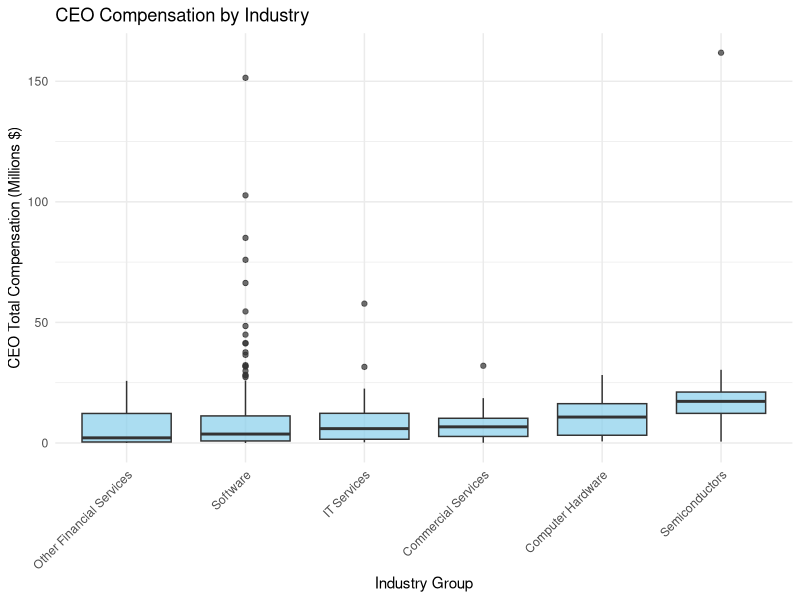
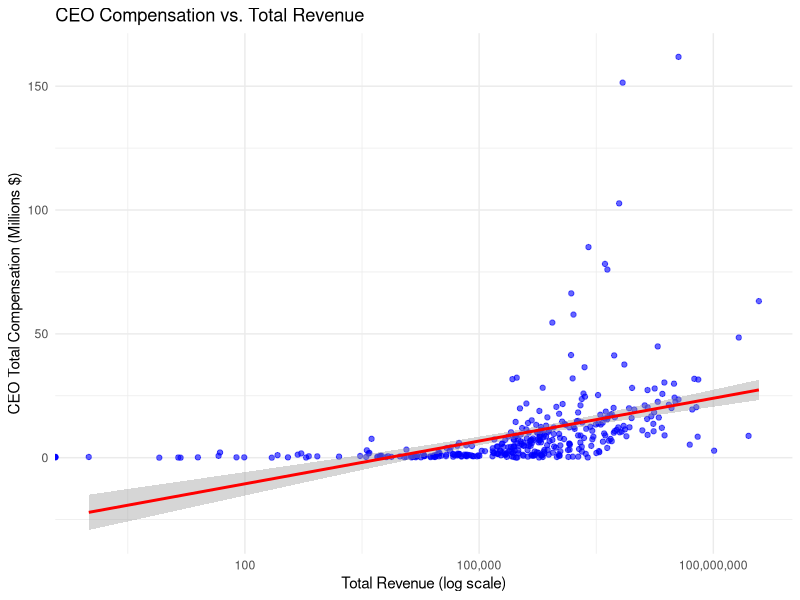
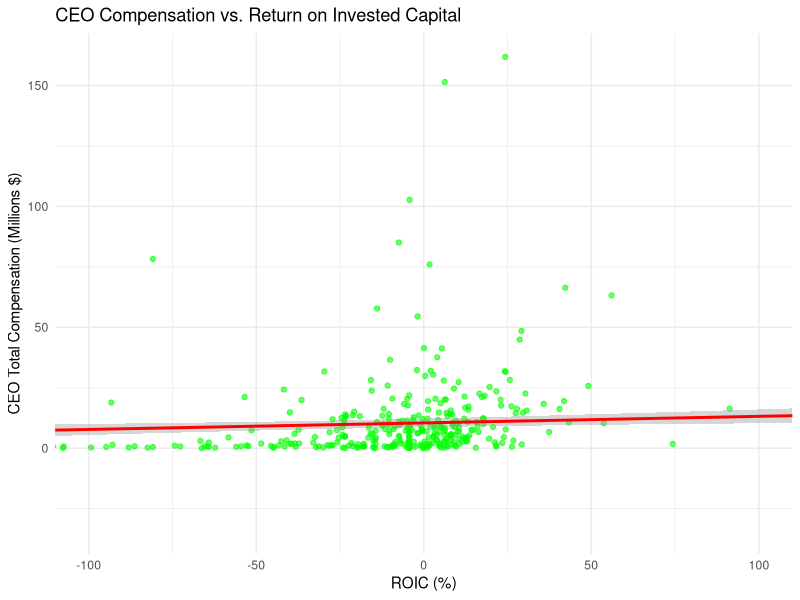
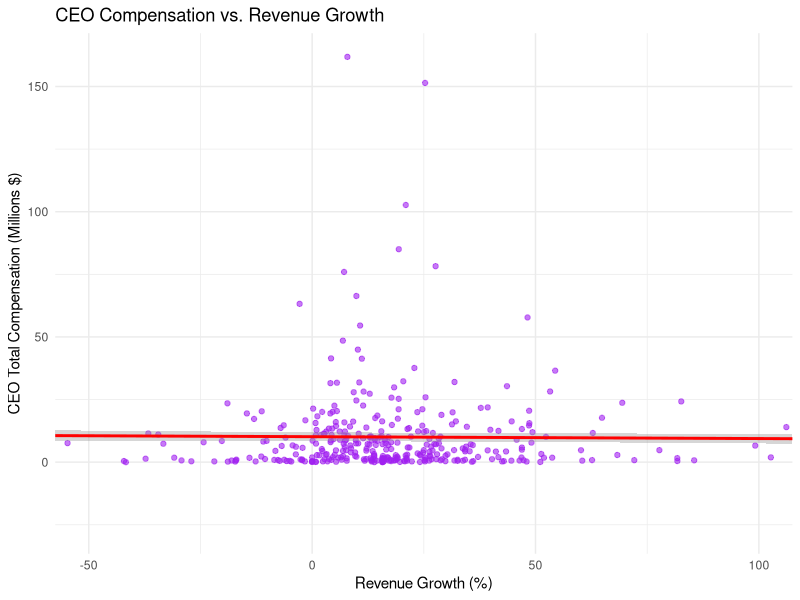
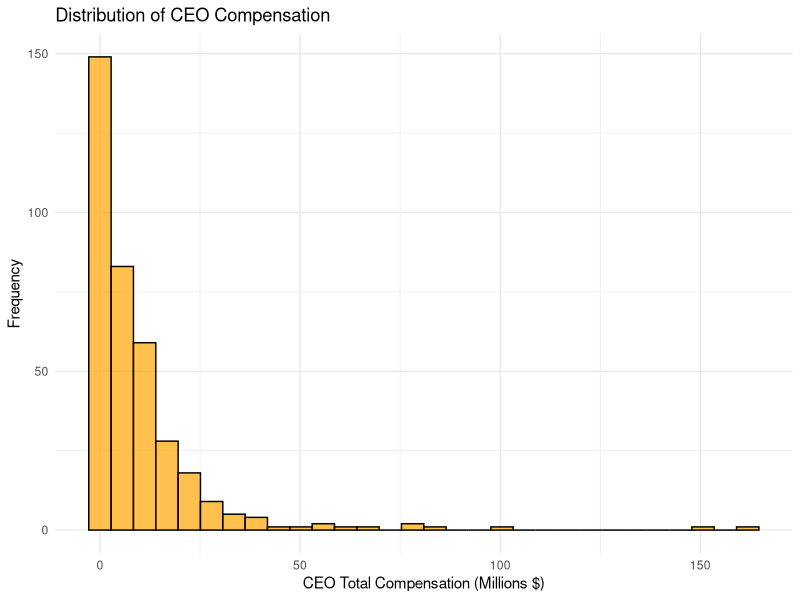
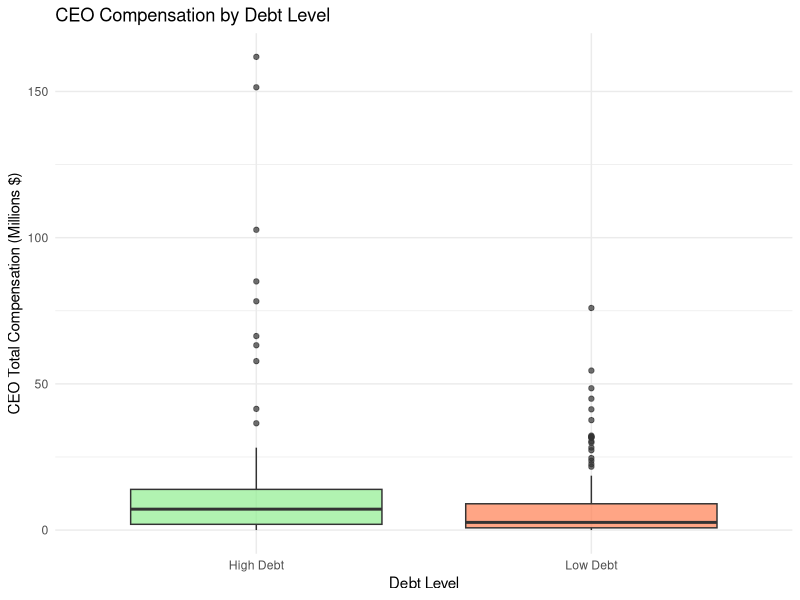
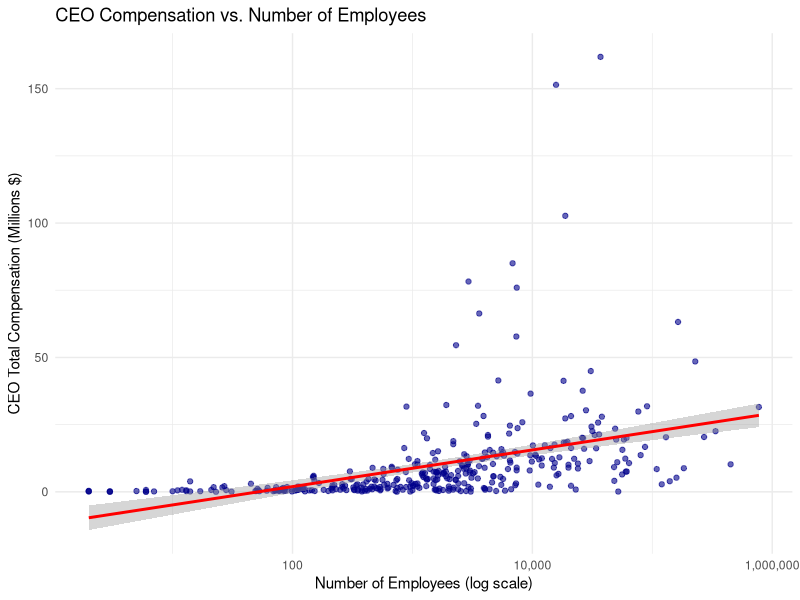
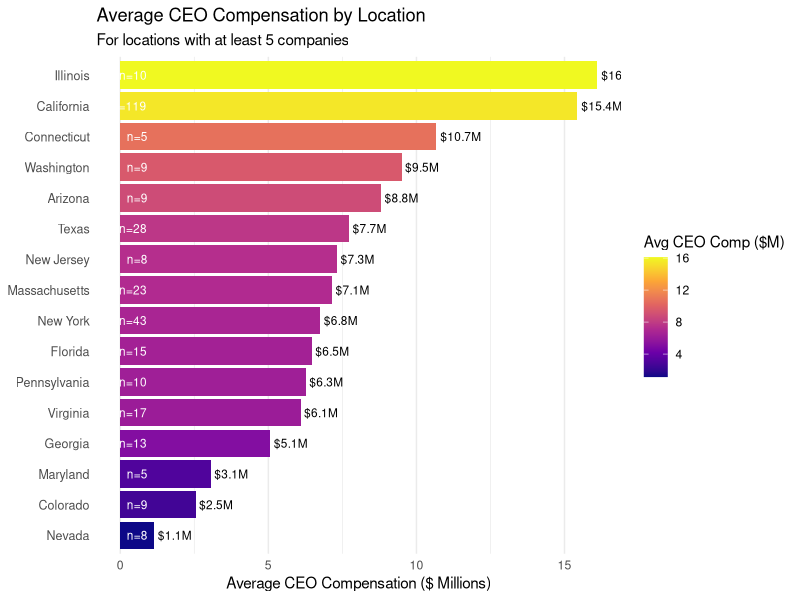

Recreate these plots in R, in order.
## ---- chunk 1

# Loading Required Libraries
library(tidyverse)   # Data manipulation
library(mice)        # Missing data imputation
library(dplyr)

# Loading the Dataset
raw_data <- read.csv("ceo_comp_data.csv", na.strings = c("", "NA"))
raw_data <- raw_data %>% select (-X, -X.1)

# Fixing Column Names
ceo_data <- raw_data %>%
  rename(
    total_revenue = "Total.Revenue..FY.",
    revenue_per_employee= "Revenue.per.Employee..FY.", 
    roic = "ROIC..Return.on.Invested.Capital...FY.",
    net_profit_margin = "Net.Profit.Margin..FY.",
    ebitda_margin = "EBITDA.Margin..FY.",
    revenue_growth = "Revenue...Growth..FY.",
    net_debt = "Net.Debt..FY.",
    debt_to_capital = "Debt.to.Capital..FY.",
    total_assets = "Total.Assets..FY.",
    price_change_ytd = "Price...Change.YTD",
    ev = "EV..FY.",
    hq = "HQ.State.Province",
    primary_industry_group = "Primary.Industry.Group",
    ceo = "CEO",
    ceo_total_comp_mils = "CEO.Total.Compensation..in.millions.",
    employees = "Employees",
    companies = "Companies"
  )

# Viewing the new column names
colnames(ceo_data)

# Viewing Basic Info
str(ceo_data)   # Check structure
summary(ceo_data)  # Summary statistics
print(ceo_data)  # Quick data preview

# Function to clean and convert numeric columns with commas & parentheses
convert_numeric_column <- function(column) {
  column <- as.character(column)  # Ensure it's a character string first
  
  # Remove any leading/trailing spaces
  column <- trimws(column)
  
  # Convert negative values (e.g., "(2,000)" → "-2000")
  column <- gsub("[(),]", "", column)  # Remove parentheses and commas
  column <- ifelse(grepl("^\\(.*\\)$", column), paste0("-", column), column) 
  
  # Convert to numeric
  column <- as.numeric(column)
  
  return(column)
}

# Apply conversion to `total_revenue` & `total_assets`
ceo_data$total_revenue <- convert_numeric_column(ceo_data$total_revenue)
ceo_data$total_assets <- convert_numeric_column(ceo_data$total_assets)
ceo_data$employees <- convert_numeric_column(ceo_data$employees)

# Check if conversion worked
str(ceo_data$total_revenue)
str(ceo_data$total_assets)


numeric_cols <- c("roic", "net_profit_margin", "ebitda_margin", "revenue_growth", 
                   "net_debt", "price_change_ytd", "ev", "revenue_per_employee",
                  "debt_to_capital", "ceo_total_comp_mils")

# Defining function to properly format negative numeric values 
convert_negatives_column <- function(column) {
  column <- as.character(column)  # Convert to character
  
  for (i in seq_along(column)) {  
    if (!is.na(column[i]) && column[i] != "") {  # Skip NA or empty values
      column[i] <- trimws(column[i])  # Remove any leading/trailing spaces
      
      if (grepl("^\\(.*\\)$", column[i])) {  # Check if value has parentheses
        column[i] <- gsub("[(),]", "", column[i])  # Remove parentheses & commas
        column[i] <- as.numeric(column[i]) * -1  # Convert to negative
      } else {
        column[i] <- gsub(",", "", column[i])  # Remove commas from numbers
        column[i] <- as.numeric(column[i])  # Convert normally
      }
      
      # If conversion fails, set it to NA explicitly (to catch errors)
      if (is.na(column[i])) {
        column[i] <- NA
      }
    }
  }
  
  return(as.numeric(column))  # Ensure the final output is numeric
}


# Apply fix to all numeric columns
for (col in numeric_cols) {
  ceo_data[[col]] <- convert_negatives_column(ceo_data[[col]])
}


#  Create a Copy for Imputation
imputed_data <- ceo_data

#  Defining function to impute numeric columns with median
impute_median <- function(column) {
  column[is.na(column)] <- median(column, na.rm = TRUE)
  return(column)
}

# Imputing numeric columns
imputed_data[numeric_cols] <- lapply(imputed_data[numeric_cols], impute_median)


# Defining function to impute categorical columns with mode
mode_impute <- function(column) {
  column[is.na(column)] <- names(sort(table(column), decreasing = TRUE))[1]
  return(column)
}

# Imputing categorical columns 
categorical_cols <- c("primary_industry_group", "hq")  
imputed_data[categorical_cols] <- lapply(imputed_data[categorical_cols], mode_impute)


# Ensuring that all numeric columns are actually numeric type for both 
ceo_data[numeric_cols] <- lapply(ceo_data[numeric_cols], function(x) as.numeric(as.character(x)))
imputed_data[numeric_cols] <- lapply(imputed_data[numeric_cols], function(x) as.numeric(as.character(x)))


# Check the Cleaned Data
summary(ceo_data)
glimpse(ceo_data)

# Check the Imputed Dataset
summary(imputed_data)
glimpse(imputed_data)

#  Optional - Save Cleaned Datasets
# write.csv(ceo_data, "ceo_comp_data_raw.csv", row.names = FALSE)
# write.csv(imputed_data, "ceo_comp_data_imputed.csv", row.names = FALSE)

## ---- chunk 2

## ---- chunk 3

## ---- chunk 4

## ---- chunk 5
# Load necessary libraries
library(tidyverse)
library(ggplot2)
library(car)
library(stats)

# Using the imputed_data dataset from the provided information

# 1. Box plots of CEO compensation by industry with ANOVA test
# First, let's get the top industries by frequency to avoid too many categories
top_industries <- imputed_data %>%
  count(primary_industry_group, sort = TRUE) %>%
  filter(n >= 10) %>% # filter for industries with at least 10 companies
  pull(primary_industry_group)

# Create a filtered dataset with only top industries
industry_filtered <- imputed_data %>%
  filter(primary_industry_group %in% top_industries)

# Create boxplot of CEO compensation by industry
ggplot(industry_filtered, aes(x = reorder(primary_industry_group, ceo_total_comp_mils, FUN = median), 
                              y = ceo_total_comp_mils)) +
  geom_boxplot(fill = "skyblue", alpha = 0.7) +
  theme_minimal() +
  theme(axis.text.x = element_text(angle = 45, hjust = 1)) +
  labs(title = "CEO Compensation by Industry",
       x = "Industry Group",
       y = "CEO Total Compensation (Millions $)")

# Run ANOVA test to check if CEO compensation differs significantly between industries
anova_result <- aov(ceo_total_comp_mils ~ primary_industry_group, data = industry_filtered)
summary(anova_result)

# 2. Scatter plots of CEO comp vs. financial metrics

# CEO comp vs Total Revenue
ggplot(imputed_data, aes(x = total_revenue, y = ceo_total_comp_mils)) +
  geom_point(alpha = 0.6, color = "blue") +
  geom_smooth(method = "lm", color = "red") +
  scale_x_log10(labels = scales::comma) +
  theme_minimal() +
  labs(title = "CEO Compensation vs. Total Revenue",
       x = "Total Revenue (log scale)",
       y = "CEO Total Compensation (Millions $)")

# Calculate correlation
cor_rev_comp <- cor.test(log10(imputed_data$total_revenue + 1), imputed_data$ceo_total_comp_mils)
print(cor_rev_comp)

# CEO comp vs ROIC
ggplot(imputed_data, aes(x = roic, y = ceo_total_comp_mils)) +
  geom_point(alpha = 0.6, color = "green") +
  geom_smooth(method = "lm", color = "red") +
  theme_minimal() +
  labs(title = "CEO Compensation vs. Return on Invested Capital",
       x = "ROIC (%)",
       y = "CEO Total Compensation (Millions $)") +
  coord_cartesian(xlim = c(-100, 100)) # Limit x-axis to exclude extreme outliers

# Calculate correlation (excluding extreme outliers)
roic_filtered <- imputed_data %>% filter(roic > -100 & roic < 100)
cor_roic_comp <- cor.test(roic_filtered$roic, roic_filtered$ceo_total_comp_mils)
print(cor_roic_comp)

# CEO comp vs Revenue Growth
ggplot(imputed_data, aes(x = revenue_growth, y = ceo_total_comp_mils)) +
  geom_point(alpha = 0.6, color = "purple") +
  geom_smooth(method = "lm", color = "red") +
  theme_minimal() +
  labs(title = "CEO Compensation vs. Revenue Growth",
       x = "Revenue Growth (%)",
       y = "CEO Total Compensation (Millions $)") +
  coord_cartesian(xlim = c(-50, 100)) # Limit x-axis to exclude extreme outliers

# Calculate correlation (excluding extreme outliers)
growth_filtered <- imputed_data %>% filter(revenue_growth > -50 & revenue_growth < 100)
cor_growth_comp <- cor.test(growth_filtered$revenue_growth, growth_filtered$ceo_total_comp_mils)
print(cor_growth_comp)

# 3. Test CEO compensation differences based on debt-levels
# First, check the histogram of CEO compensation to determine if normal or skewed
ggplot(imputed_data, aes(x = ceo_total_comp_mils)) +
  geom_histogram(bins = 30, fill = "orange", color = "black", alpha = 0.7) +
  theme_minimal() +
  labs(title = "Distribution of CEO Compensation",
       x = "CEO Total Compensation (Millions $)",
       y = "Frequency")

# Split companies into high and low debt using median as divider
debt_median <- median(imputed_data$debt_to_capital, na.rm = TRUE)
imputed_data$debt_level <- ifelse(imputed_data$debt_to_capital > debt_median, "High Debt", "Low Debt")

# Visualize CEO compensation by debt level
ggplot(imputed_data, aes(x = debt_level, y = ceo_total_comp_mils)) +
  geom_boxplot(fill = c("lightgreen", "coral"), alpha = 0.7) +
  theme_minimal() +
  labs(title = "CEO Compensation by Debt Level",
       x = "Debt Level",
       y = "CEO Total Compensation (Millions $)")

# Test for normality
shapiro.test(imputed_data$ceo_total_comp_mils[1:5000]) # Limited to 5000 samples due to Shapiro-Wilk test limitations

# Based on histogram and normality test, choose appropriate test
# If skewed (likely), use Wilcoxon test
wilcox_result <- wilcox.test(ceo_total_comp_mils ~ debt_level, data = imputed_data)
print(wilcox_result)

# If normal distribution (unlikely), use t-test
t_test_result <- t.test(ceo_total_comp_mils ~ debt_level, data = imputed_data)
print(t_test_result)

# 4. Additional analysis: Company size (employees) vs CEO compensation
ggplot(imputed_data, aes(x = employees, y = ceo_total_comp_mils)) +
  geom_point(alpha = 0.6, color = "darkblue") +
  geom_smooth(method = "lm", color = "red") +
  scale_x_log10(labels = scales::comma) +
  theme_minimal() +
  labs(title = "CEO Compensation vs. Number of Employees",
       x = "Number of Employees (log scale)",
       y = "CEO Total Compensation (Millions $)")

# Calculate correlation
cor_emp_comp <- cor.test(log10(imputed_data$employees + 1), imputed_data$ceo_total_comp_mils)
print(cor_emp_comp)
## Regression Analysis
## ---- chunk 6
# Load required libraries
library(ggplot2)
library(dplyr)
library(viridis)
library(stringr)
library(ggrepel)

# Create location summary statistics
location_summary <- imputed_data %>%
  filter(!is.na(hq)) %>%
  group_by(hq) %>%
  summarize(
    avg_ceo_comp = mean(ceo_total_comp_mils, na.rm = TRUE),
    median_ceo_comp = median(ceo_total_comp_mils, na.rm = TRUE),
    count = n(),
    avg_ev = mean(ev/1e6, na.rm = TRUE),
    avg_employees = mean(employees, na.rm = TRUE)
  ) %>%
  # Filter to include only locations with at least 5 companies
  filter(count >= 5) %>%
  arrange(desc(avg_ceo_comp))

# Print top locations by CEO compensation
print(location_summary)

# Create a bar chart showing average CEO compensation by location
p_location_bar <- ggplot(location_summary, 
                         aes(x = reorder(hq, avg_ceo_comp), 
                             y = avg_ceo_comp, 
                             fill = avg_ceo_comp)) +
  geom_col() +
  geom_text(aes(label = sprintf("$%.1fM", avg_ceo_comp)), 
            hjust = -0.1, size = 3) +
  geom_text(aes(label = sprintf("n=%d", count)),
            y = 1, hjust = 1.1, size = 3, color = "white") +
  coord_flip() +
  scale_fill_viridis_c(option = "plasma") +
  theme_minimal() +
  labs(
    title = "Average CEO Compensation by Location",
    subtitle = "For locations with at least 5 companies",
    x = NULL,
    y = "Average CEO Compensation ($ Millions)",
    fill = "Avg CEO Comp ($M)"
  ) +
  theme(
    panel.grid.major.y = element_blank(),
    axis.text.y = element_text(size = 9)
  )

print(p_location_bar)

# Create a scatter plot comparing CEO compensation vs. enterprise value by location
p_location_scatter <- ggplot(imputed_data %>% 
                              filter(hq %in% location_summary$hq), 
                            aes(x = ev/1e6, 
                                y = ceo_total_comp_mils,
                                color = hq)) +
  geom_point(alpha = 0.7, size = 3) +
  scale_x_log10(labels = scales::comma_format()) +
  scale_color_viridis_d() +
  theme_minimal() +
  labs(
    title = "CEO Compensation vs. Enterprise Value by Location",
    subtitle = "Log scale for EV, top locations by company count",
    x = "Enterprise Value ($ Millions, log scale)",
    y = "CEO Compensation ($ Millions)",
    color = "Headquarters"
  ) +
  theme(legend.position = "right")

print(p_location_scatter)

# Create a location comparison visualization
p_location_comparison <- ggplot(location_summary, 
                             aes(x = avg_ev, 
                                 y = avg_ceo_comp, 
                                 size = count,
                                 color = avg_ceo_comp)) +
  geom_point(alpha = 0.8) +
  geom_text_repel(aes(label = hq), 
                 size = 3,
                 box.padding = 0.5,
                 point.padding = 0.5,
                 force = 2) +
  scale_x_log10(labels = scales::comma_format()) +
  scale_size_continuous(range = c(3, 10)) +
  scale_color_viridis_c(option = "plasma") +
  theme_minimal() +
  labs(
    title = "CEO Compensation vs. Enterprise Value by Location",
    subtitle = "Bubble size indicates number of companies in each location",
    x = "Average Enterprise Value ($ Millions, log scale)",
    y = "Average CEO Compensation ($ Millions)",
    size = "Number of Companies",
    color = "Avg CEO Comp ($M)"
  )

print(p_location_comparison)

# Location boxplot to show distribution
p_location_boxplot <- ggplot(imputed_data %>% 
                              filter(hq %in% location_summary$hq), 
                            aes(x = reorder(hq, ceo_total_comp_mils, FUN = median), 
                                y = ceo_total_comp_mils,
                                fill = median(ceo_total_comp_mils))) +
  geom_boxplot() +
  coord_flip() +
  scale_fill_viridis_c(option = "plasma") +
  theme_minimal() +
  labs(
    title = "Distribution of CEO Compensation by Location",
    subtitle = "For locations with at least 5 companies",
    x = NULL,
    y = "CEO Compensation ($ Millions)",
    fill = "Median CEO Comp ($M)"
  ) +
  theme(
    legend.position = "none",
    panel.grid.major.y = element_blank(),
    axis.text.y = element_text(size = 9)
  )

print(p_location_boxplot)
